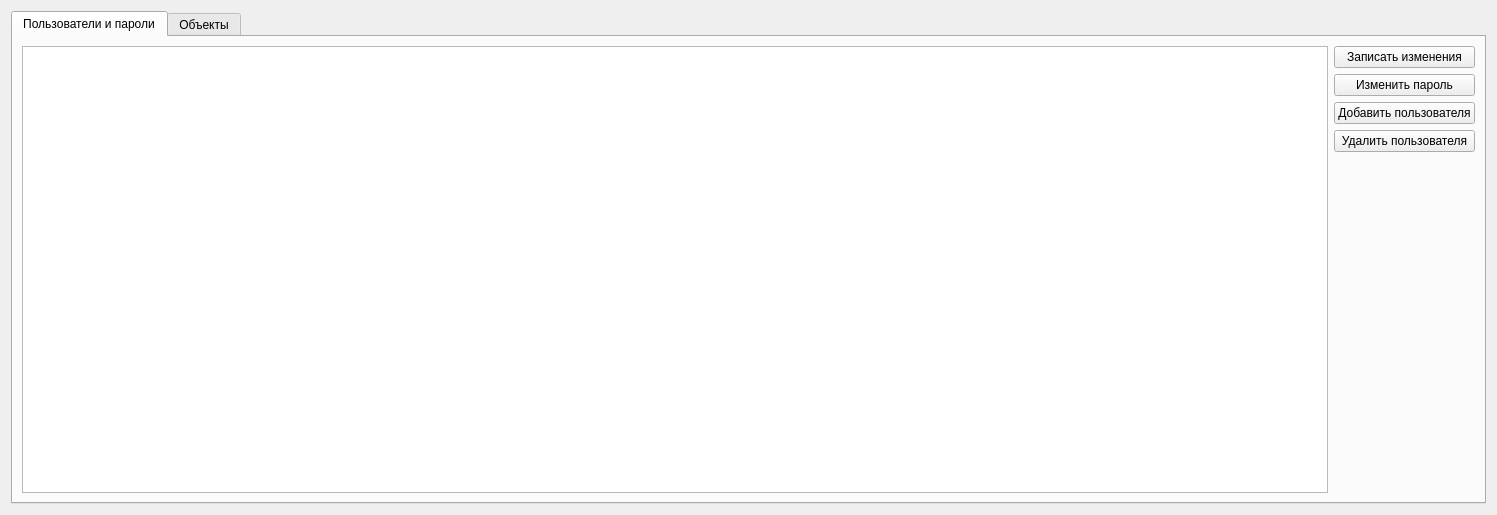
<?xml version="1.0" encoding="UTF-8"?>
<ui version="4.0">
 <class>AdminPanelWidget</class>
 <widget class="QWidget" name="AdminPanelWidget">
  <property name="geometry">
   <rect>
    <x>0</x>
    <y>0</y>
    <width>1497</width>
    <height>515</height>
   </rect>
  </property>
  <property name="sizePolicy">
   <sizepolicy hsizetype="Preferred" vsizetype="Preferred">
    <horstretch>0</horstretch>
    <verstretch>0</verstretch>
   </sizepolicy>
  </property>
  <property name="windowTitle">
   <string>Панель администратора</string>
  </property>
  <layout class="QGridLayout" name="gridLayout">
   <item row="0" column="0">
    <widget class="QTabWidget" name="tabWidget">
     <property name="currentIndex">
      <number>0</number>
     </property>
     <widget class="QWidget" name="tab">
      <attribute name="title">
       <string>Пользователи и пароли</string>
      </attribute>
      <layout class="QGridLayout" name="gridLayout_2">
       <item row="0" column="1">
        <layout class="QVBoxLayout" name="verticalLayout_2">
         <property name="sizeConstraint">
          <enum>QLayout::SetMinAndMaxSize</enum>
         </property>
         <item>
          <widget class="QPushButton" name="writeButton_2">
           <property name="text">
            <string>Записать изменения</string>
           </property>
          </widget>
         </item>
         <item>
          <widget class="QPushButton" name="changePassButton">
           <property name="sizePolicy">
            <sizepolicy hsizetype="Minimum" vsizetype="Fixed">
             <horstretch>0</horstretch>
             <verstretch>0</verstretch>
            </sizepolicy>
           </property>
           <property name="text">
            <string>Изменить пароль</string>
           </property>
          </widget>
         </item>
         <item>
          <widget class="QPushButton" name="addUserButton">
           <property name="text">
            <string>Добавить пользователя</string>
           </property>
          </widget>
         </item>
         <item>
          <widget class="QPushButton" name="deleteUserButton">
           <property name="sizePolicy">
            <sizepolicy hsizetype="Minimum" vsizetype="Fixed">
             <horstretch>0</horstretch>
             <verstretch>0</verstretch>
            </sizepolicy>
           </property>
           <property name="text">
            <string>Удалить пользователя</string>
           </property>
          </widget>
         </item>
         <item>
          <spacer name="verticalSpacer_2">
           <property name="orientation">
            <enum>Qt::Vertical</enum>
           </property>
           <property name="sizeHint" stdset="0">
            <size>
             <width>20</width>
             <height>40</height>
            </size>
           </property>
          </spacer>
         </item>
        </layout>
       </item>
       <item row="0" column="0">
        <widget class="QTableView" name="tableView_3">
         <property name="sizePolicy">
          <sizepolicy hsizetype="Expanding" vsizetype="Expanding">
           <horstretch>0</horstretch>
           <verstretch>0</verstretch>
          </sizepolicy>
         </property>
         <property name="sortingEnabled">
          <bool>true</bool>
         </property>
        </widget>
       </item>
      </layout>
     </widget>
     <widget class="QWidget" name="tab_2">
      <attribute name="title">
       <string>Объекты</string>
      </attribute>
      <layout class="QGridLayout" name="gridLayout_3">
       <item row="0" column="0">
        <widget class="QTableView" name="tableView_2">
         <property name="sizePolicy">
          <sizepolicy hsizetype="Expanding" vsizetype="Expanding">
           <horstretch>0</horstretch>
           <verstretch>0</verstretch>
          </sizepolicy>
         </property>
         <property name="sortingEnabled">
          <bool>true</bool>
         </property>
        </widget>
       </item>
       <item row="0" column="1">
        <layout class="QVBoxLayout" name="verticalLayout">
         <property name="sizeConstraint">
          <enum>QLayout::SetMinAndMaxSize</enum>
         </property>
         <item>
          <widget class="QPushButton" name="writeButton">
           <property name="sizePolicy">
            <sizepolicy hsizetype="Maximum" vsizetype="Fixed">
             <horstretch>0</horstretch>
             <verstretch>0</verstretch>
            </sizepolicy>
           </property>
           <property name="text">
            <string>Записать изменения</string>
           </property>
          </widget>
         </item>
         <item>
          <widget class="QPushButton" name="pushButton">
           <property name="text">
            <string>Добавить запись</string>
           </property>
          </widget>
         </item>
         <item>
          <widget class="QPushButton" name="deleteButton">
           <property name="sizePolicy">
            <sizepolicy hsizetype="Minimum" vsizetype="Fixed">
             <horstretch>0</horstretch>
             <verstretch>0</verstretch>
            </sizepolicy>
           </property>
           <property name="text">
            <string>Удалить запись</string>
           </property>
          </widget>
         </item>
         <item>
          <spacer name="verticalSpacer">
           <property name="orientation">
            <enum>Qt::Vertical</enum>
           </property>
           <property name="sizeHint" stdset="0">
            <size>
             <width>20</width>
             <height>40</height>
            </size>
           </property>
          </spacer>
         </item>
        </layout>
       </item>
      </layout>
     </widget>
    </widget>
   </item>
  </layout>
 </widget>
 <resources/>
 <connections/>
</ui>
